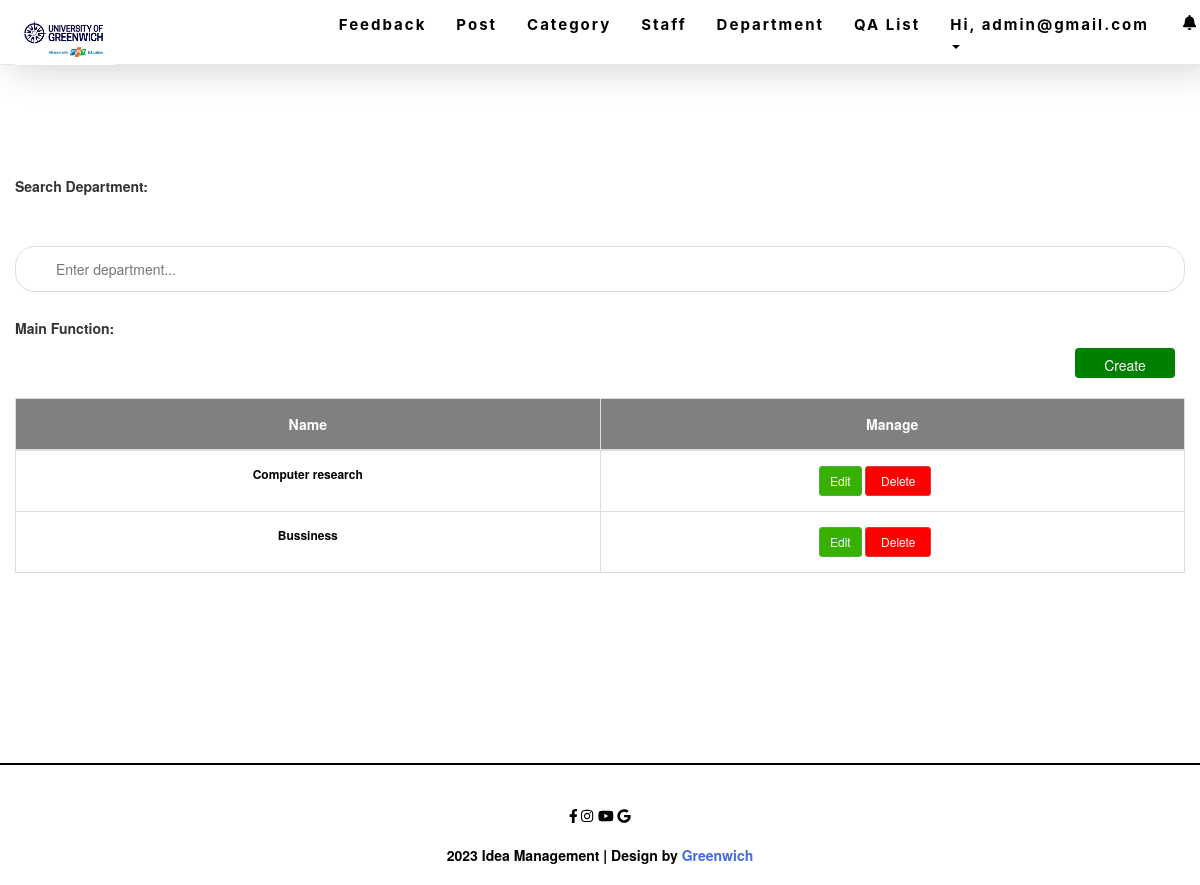
Screenshot of /department.php (signed in) with the database file from the repository.
### tables this page shows
CREATE TABLE `department` (
  `department_Id` int(11) NOT NULL,
  `departmentName` varchar(255) NOT NULL
);

### department.php (the view, shortened to what this page needs)
<?php include_once "header.php" ?>
<div class="container-fluid al">
  <br />
  <p class="timkiemnhanvien"><b>Search Department:</b></p>
  <br /><br />
  <input type="text" id="myInput" onkeyup="myFunction()" placeholder="Enter department..." /><i class="" aria-hidden="true"></i>
  <b>Main Function:</b><br />
  <button onclick="window.location='createDepartment.php'" class="nv btn add-new" type="button" data-toggle="tooltip" data-placement="top" title="Add Post" style="float:right; background-color:  #008000">Create
  </button>
  <div class="table-title">
    <div class="row"></div>
  </div>
  <table class="table table-bordered" id="myTable">
    <thead>
      <tr class="ex">
        <th width="50%"style="background-color:gray">Name</th>
        <th width="50%"style="background-color:gray">Manage</th>
      </tr>
    </thead>
    <tbody>
      <?php
      include_once("config.php");
      ?>
      <?php
      $sql = "SELECT *, row_number() OVER (ORDER BY department_Id) as num FROM department";
      $result = mysqli_query($conn, $sql);
      if (mysqli_num_rows($result) > 0) {
        while ($row = mysqli_fetch_assoc($result)) {
      ?>
          <tr>
            <td style="text-align: center"><?php echo $row["departmentName"] ?></td>
            <td>
              <div class="text-center">
                <button class="btn btn-success btn-sm edit" style="background-color:#38b000" type="button" onclick="window.location.href='editdepartment.php?id=<?php echo $row['department_Id']; ?>'">Edit</button>
                <button class="btn btn-danger btn-sm delete" style="background-color:red"><a style="color:white" href="?page=pm&&function=del&&id=<?php echo $row["department_Id"]; ?>" onclick="return deleteConfirm()">Delete</button>
              </div>
            </td>
        <?php
        }
      }
        ?>
          </tr>
    </tbody>
  </table>
  <?php include_once "footer.php" ?>

### css/style.css (style rules this page uses)
body { padding: 0; margin: 0; color: blue; font-family: Montserrat-Bold; z-index: 9999; }
.al { padding-top: 100px !important; padding-bottom: 150px; }
.nv { background: rgb(20, 97, 197); border: 1px solid rgb(255, 255, 255); width: 100px; text-align: center; height: 30px; border-radius: 5px; color: rgb(255, 255, 255); float: left; margin-right: 10px; margin-bottom: 10px; margin-top: 10px; font-weight: 600; }
thead tr th { color: rgb(255, 255, 255); font-size: 14px; font-weight: 600; background: #006bcf; text-align: center !important; }
tbody tr td { text-align: left; color: black; font-weight: 600; }
#myInput { background-image: url('/css/searchicon.png'); background-position: 10px 10px; background-repeat: no-repeat; width: 100%; font-size: 14px; padding: 12px 20px 12px 40px; border: 1px solid #ddd; margin-bottom: 12px; border-radius: 20px; outline: none !important; }
#myTable { border-collapse: collapse; width: 100%; border: 1px solid #ddd; font-size: 12px; padding: 0px !important; }
#myTable th, #myTable td { text-align: left; padding: 10px; padding-bottom: 15px; padding-top: 15px; }
#myTable tr { border-bottom: 1px solid #ddd; }
.table-title { padding-bottom: 10px; margin: 0 0 10px; }
table.table { table-layout: fixed; }
table.table tr th, table.table tr td { border-color: #e9e9e9; }
table.table th:last-child { width: 100px; }
table.table td a { cursor: pointer; display: inline-block; margin: 0 5px; min-width: 24px; }

### rows the page displays
department: departmentName "Computer research"
department: departmentName "Bussiness"

### other values shown
$_SESSION['username'] "admin@gmail.com"
